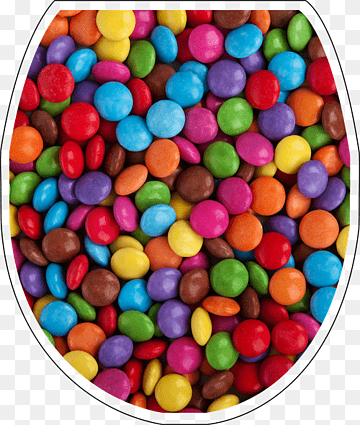
#> input picture smarties.png, 360 x 425 px
$ python sample22_MORPHOLOGICAL_TRANSFORMATION_.py
#> lines starting #> are read from the running program, lines starting #| are printed output that depends on the picture; after the words box and inside, x2 and y2 are one past the last pixel; in counts of white or black regions, pixels touching at a corner belong together
import cv2
import numpy as np
import matplotlib.pyplot as plt


img = cv2.imread('smarties.png', cv2.IMREAD_GRAYSCALE)
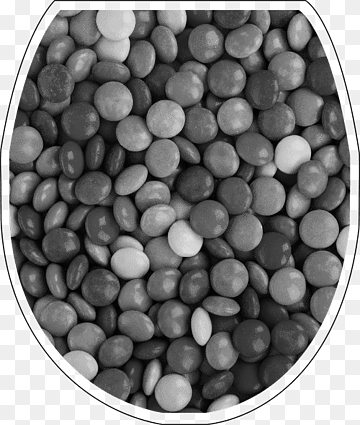
#> img: shape (425, 360); min 2, max 255, mean 123.6
ret, mask = cv2.threshold(img, 127, 255, cv2.THRESH_BINARY_INV)
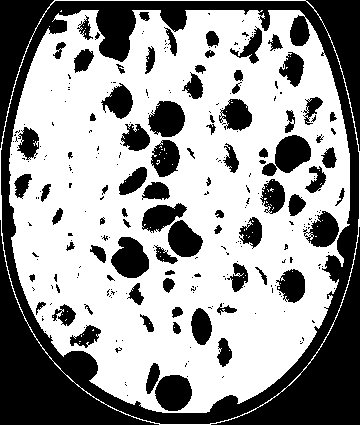
#> mask: shape (425, 360); 60.6% white; 273 black regions (190 under 20 px), largest, box (x1, y1, x2, y2) and area: (0, 0, 360, 425) 38721, (262, 135, 311, 176) 1145, (111, 237, 149, 278) 1104

kernel = np.ones((2, 2), np.uint8)
dilation = cv2.dilate(mask,kernel,iterations = 1)
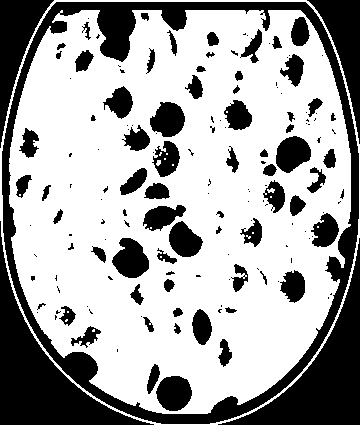
#> dilation: shape (425, 360); 65.3% white; 157 black regions (83 under 20 px), largest, box (x1, y1, x2, y2) and area: (2, 2, 359, 424) 14365, (0, 221, 154, 425) 8193, (218, 238, 360, 425) 7424
erosion = cv2.erode(mask,kernel,iterations = 1)
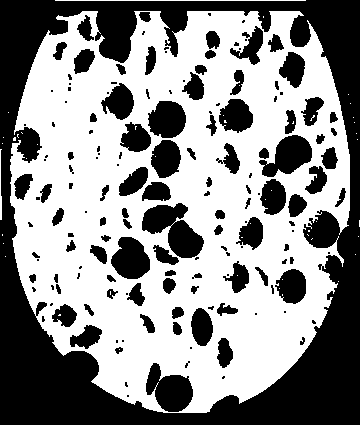
#> erosion: shape (425, 360); 55.8% white; 158 black regions (65 under 20 px), largest, box (x1, y1, x2, y2) and area: (0, 0, 360, 425) 42948, (142, 203, 204, 258) 1853, (146, 363, 193, 412) 1434
opening = cv2.morphologyEx(mask, cv2.MORPH_OPEN, kernel)
#> opening: shape (425, 360); 59.5% white; 202 black regions (120 under 20 px), largest, box (x1, y1, x2, y2) and area: (0, 0, 360, 425) 40268, (263, 136, 312, 177) 1151, (112, 238, 150, 279) 1106
closing = cv2.morphologyEx(mask, cv2.MORPH_CLOSE, kernel)
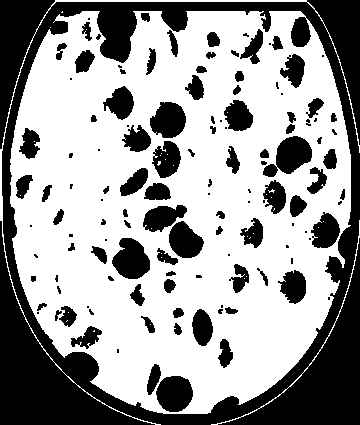
#> closing: shape (425, 360); 61.6% white; 126 black regions (43 under 20 px), largest, box (x1, y1, x2, y2) and area: (0, 0, 360, 425) 38467, (263, 136, 312, 177) 1145, (112, 238, 150, 279) 1104
gradient = cv2.morphologyEx(mask, cv2.MORPH_GRADIENT, kernel)
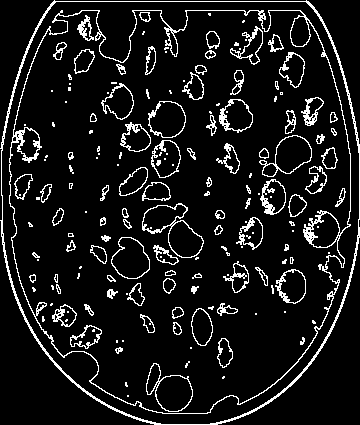
#> gradient: shape (425, 360); 9.5% white in thin lines or dots
top_hat = cv2.morphologyEx(mask, cv2.MORPH_TOPHAT, kernel)
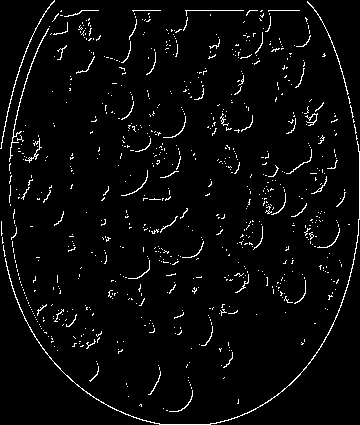
#> top_hat: shape (425, 360); 3.5% white in thin lines or dots

titles = ['image', 'mask', 'dilation', 'erosion', 'openingban', 'closing', 'gradient', 'top_hat']
images = [img, mask, dilation, erosion, opening, closing, gradient, top_hat]


for i in range(8):
    plt.subplot(2, 4, i+1)
    plt.imshow(images[i], 'gray')
    plt.title(titles[i])
    plt.xticks([]), plt.yticks([])

plt.show()

$ run again, with image3.png copied over smarties.png
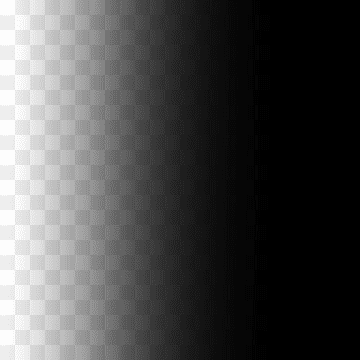
#> input picture image3.png, 360 x 360 px
#> img is the input picture: shape (360, 360); min 0, max 253, mean 75.6
#> `ret, mask = cv2.threshold(img, 127, 255, cv2.THRESH_BINARY_INV)`:
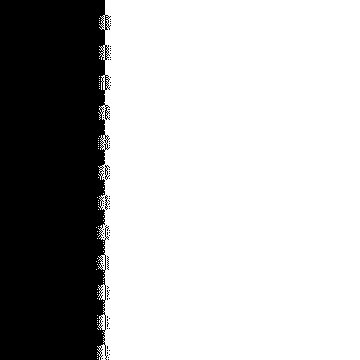
#> mask: shape (360, 360); 71.1% white; 66 black regions (63 under 20 px), largest, box (x1, y1, x2, y2) and area: (0, 0, 111, 360) 37294, (105, 165, 110, 180) 31, (105, 195, 108, 210) 24
#> dilation: shape (360, 360); 71.9% white; 9 black regions (8 under 20 px), largest, box (x1, y1, x2, y2) and area: (0, 0, 105, 360) 36403
#> erosion: shape (360, 360); 70% white; 1 black region, box (x1, y1, x2, y2) and area: (0, 0, 112, 360) 38888
#> opening: shape (360, 360); 70.2% white; 1 black region, box (x1, y1, x2, y2) and area: (0, 0, 112, 360) 38641
#> closing: shape (360, 360); 71.5% white; 5 black regions (4 under 20 px), largest, box (x1, y1, x2, y2) and area: (0, 0, 108, 360) 36914
#> gradient: shape (360, 360); 1.9% white; 1 white region, box (x1, y1, x2, y2) and area: (96, 0, 112, 360) 2476
#> `top_hat = cv2.morphologyEx(mask, cv2.MORPH_TOPHAT, kernel)`:
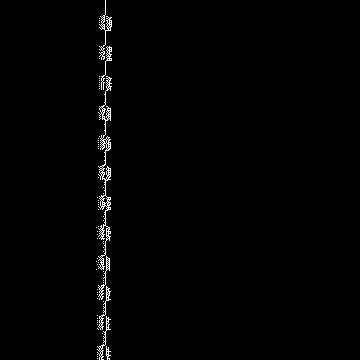
#> top_hat: shape (360, 360); 1% white in thin lines or dots, all inside (x1, y1, x2, y2) = (96, 0, 112, 360)

$ run again, with image4.png copied over smarties.png
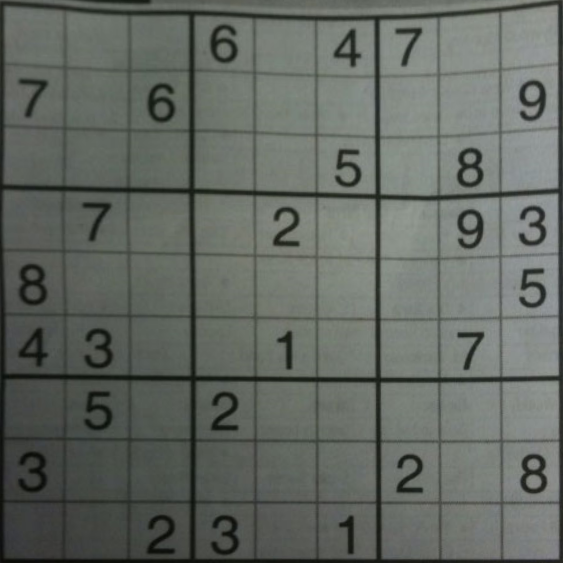
#> input picture image4.png, 563 x 563 px
#> `ret, mask = cv2.threshold(img, 127, 255, cv2.THRESH_BINARY_INV)`:
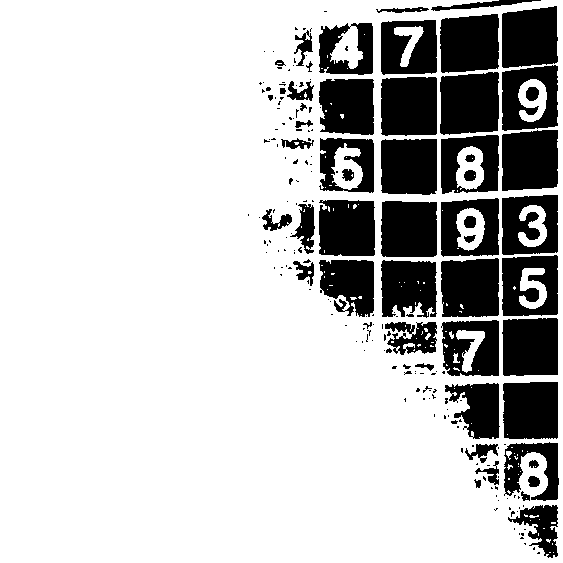
#> mask: shape (563, 563); 76.8% white; 207 black regions (150 under 20 px), largest, box (x1, y1, x2, y2) and area: (440, 72, 499, 135) 3385, (441, 258, 499, 317) 3213, (381, 77, 437, 136) 3200
#> dilation: shape (563, 563); 79.1% white; 149 black regions (94 under 20 px), largest, box (x1, y1, x2, y2) and area: (441, 73, 499, 135) 3256, (382, 78, 437, 136) 3079, (503, 131, 558, 191) 3071
#> erosion: shape (563, 563); 74.4% white; 145 black regions (74 under 20 px), largest, box (x1, y1, x2, y2) and area: (502, 6, 559, 192) 9204, (440, 72, 500, 136) 3516, (441, 258, 500, 318) 3364
#> opening: shape (563, 563); 76.6% white; 168 black regions (111 under 20 px), largest, box (x1, y1, x2, y2) and area: (503, 7, 559, 192) 8734, (441, 73, 500, 136) 3388, (442, 259, 500, 318) 3228
#> closing: shape (563, 563); 77% white; 127 black regions (67 under 20 px), largest, box (x1, y1, x2, y2) and area: (441, 73, 500, 136) 3383, (442, 259, 500, 318) 3209, (382, 78, 438, 137) 3199
#> gradient: shape (563, 563); 4.7% white in thin lines or dots, all inside (x1, y1, x2, y2) = (248, 0, 560, 559)
#> `top_hat = cv2.morphologyEx(mask, cv2.MORPH_TOPHAT, kernel)`:
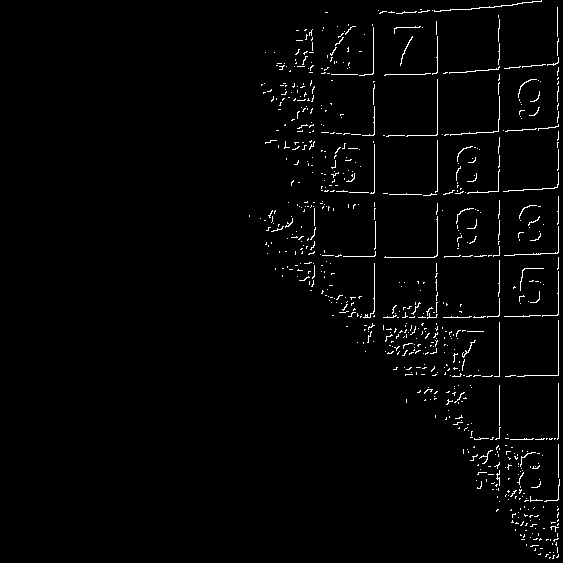
#> top_hat: shape (563, 563); 1.9% white in thin lines or dots, all inside (x1, y1, x2, y2) = (249, 0, 560, 559)

$ run again, with image5.png copied over smarties.png
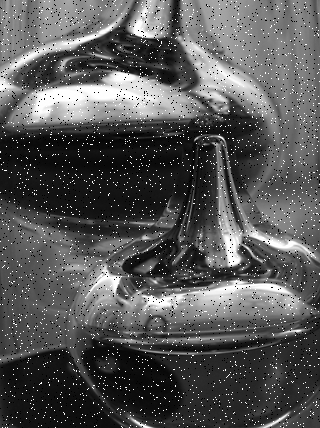
#> input picture image5.png, 320 x 428 px
#> img is the input picture: shape (428, 320); min 0, max 255, mean 86.8
#> mask: shape (428, 320); 75% white; 2256 black regions (2227 under 20 px), largest, box (x1, y1, x2, y2) and area: (175, 0, 290, 134) 8013, (10, 71, 204, 125) 6317, (61, 261, 305, 324) 6138
#> dilation: shape (428, 320); 81% white; 102 black regions (80 under 20 px), largest, box (x1, y1, x2, y2) and area: (13, 72, 203, 124) 5542, (80, 263, 305, 322) 4943, (0, 0, 133, 105) 3334
#> erosion: shape (428, 320); 66.4% white; 1719 black regions (1673 under 20 px), largest, box (x1, y1, x2, y2) and area: (175, 0, 292, 135) 9061, (61, 260, 306, 325) 7123, (8, 70, 205, 126) 6894
#> opening: shape (428, 320); 73.7% white; 2026 black regions (1994 under 20 px), largest, box (x1, y1, x2, y2) and area: (176, 0, 292, 135) 8417, (9, 71, 205, 126) 6540, (62, 261, 306, 325) 6458
#> closing: shape (428, 320); 77.3% white; 73 black regions (46 under 20 px), largest, box (x1, y1, x2, y2) and area: (178, 0, 278, 135) 7024, (12, 72, 204, 125) 6260, (65, 263, 306, 323) 6005
#> gradient: shape (428, 320); 14.6% white in thin lines or dots
#> `top_hat = cv2.morphologyEx(mask, cv2.MORPH_TOPHAT, kernel)`:
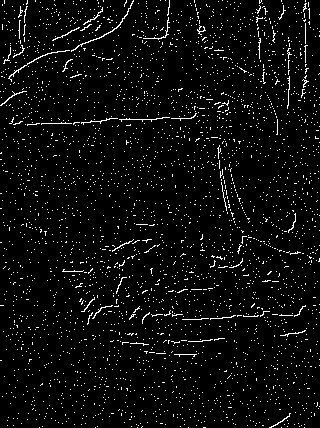
#> top_hat: shape (428, 320); 4.6% white in thin lines or dots
